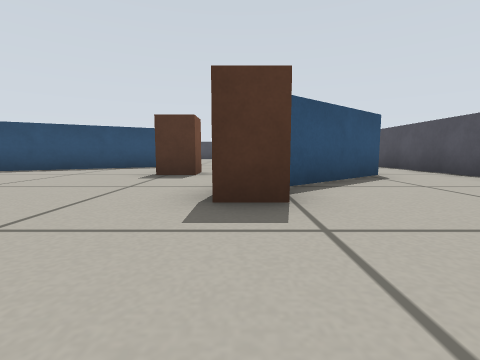
[1] (above)

15 first-person views from a walk through a Gazebo world. The camera is 0.23 m above the floor, tilts 6° down and sees 85° across. The floor is counted in squares, 0.5 m on a side. Each view is taken from the middle of a square. On the plan, view 1 faces up. The plan holds only what a view shows up to about 9 squares ahead; the rest is blank.

[2]
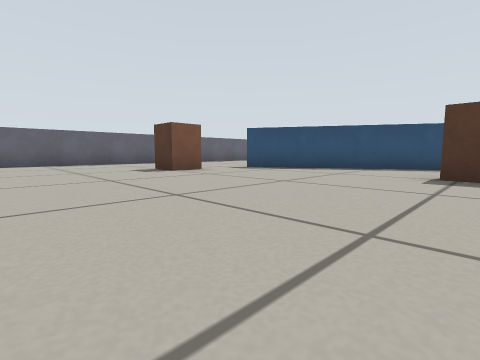

[3]
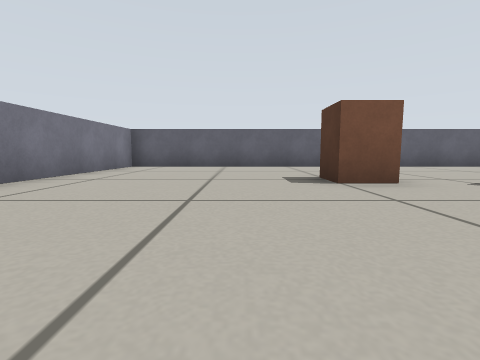

[4]
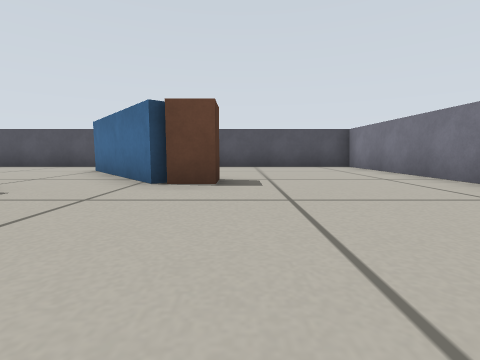

[5]
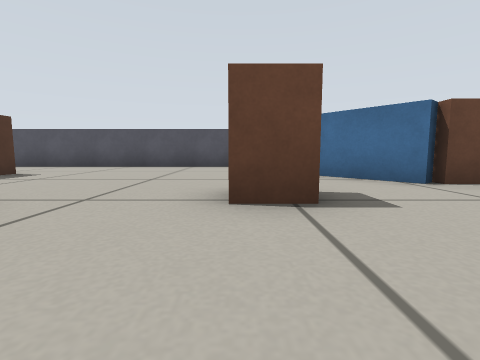

[6]
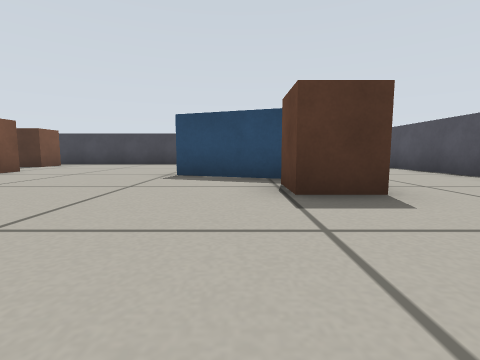

[7]
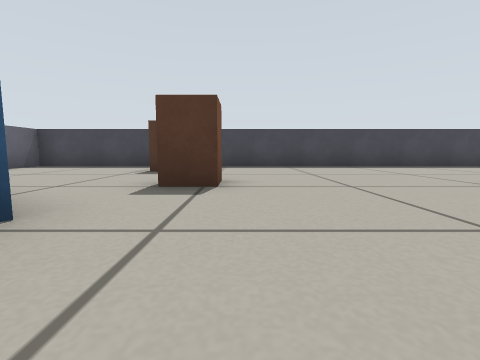

[8]
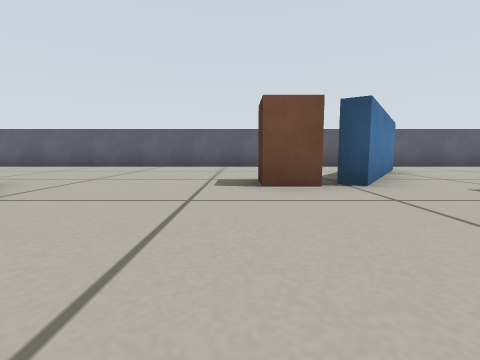

[9]
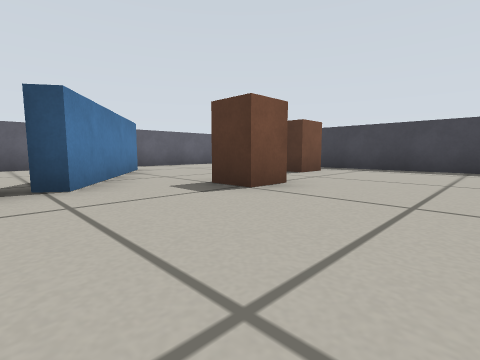

[10]
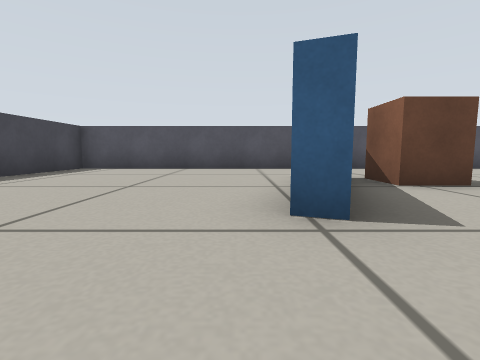

[11]
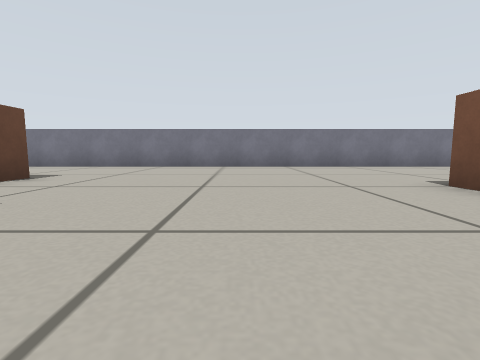

[12]
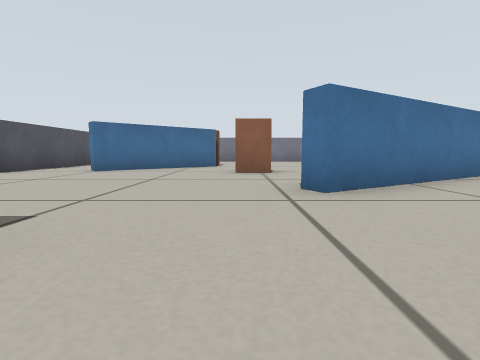

[13]
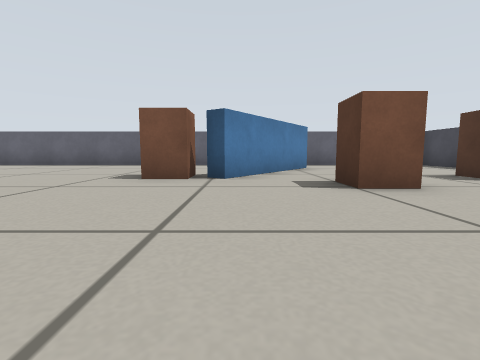

[14]
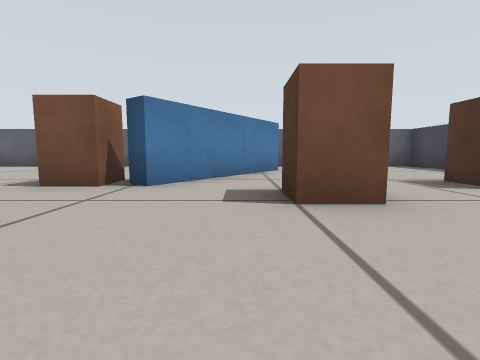

[15]
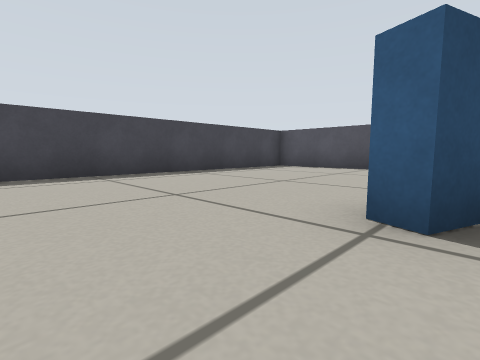

### Floor plan
Points are (right, up) in squares from view 1. A wall is a line through its corners. A room is listed if a view was taken in it or the views show most of it. See-through windows are left out.
Room 1 (views 1, 2, 3, 4, 5, 6, 7, 8, 9, 10, 11, 12, 13, 14, 15)
walls: (-2.1, 8.5) (-6.7, 5.9); (-5.7, 7) (-2, 9.1) (-1.8, 8.7); (0.8, 12.5) (-1.3, 13.3) (-1.1, 13.7); (0, 3.4) (2.5, 5.6) (2.8, 5.3) (0.6, 3.5); (-9.8, 14) (-6.4, 11.7); (-11.5, 18.5) (-11.5, -1.5) (4.5, -1.5) (4.5, 18.5) (-11.5, 18.5)
objects: brown box (-7, 4); brown box (-7, 11); brown box (-7, 16) to (-6, 17); brown box (-6, 14); brown box (-1, 6); brown box (0, 3); brown box (1, 11) to (1, 12)

Where each view was taken, in squares from view 1:
view 1: 0 up, 0 right, facing up
view 2: 0 up, 1 left, facing up-left
view 3: 2 up, 3 left, facing left
view 4: 2 up, 4 left, facing right
view 5: 6 up, 4 left, facing right
view 6: 8 up, 0 right, facing up
view 7: 10 up, 5 left, facing up
view 8: 10 up, 3 left, facing left
view 9: 11 up, 3 left, facing up-left
view 10: 14 up, 3 left, facing right
view 11: 7 up, 4 left, facing down
view 12: 12 up, 1 left, facing down
view 13: 12 up, 2 left, facing left
view 14: 13 up, 3 left, facing left
view 15: 13 up, 3 left, facing up-right
